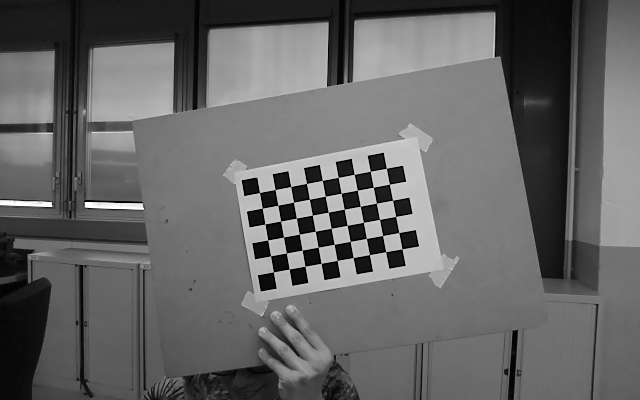
#> input picture 5_Programmation/oak-d/6_calibration/right/right_0.png, 640 x 400 px; its folder holds only this picture in this run
$ python calib.py
#> lines starting #> are read from the running program, lines starting #| are printed output that depends on the picture; long printed decimals are rounded
import numpy as np
import cv2
import glob

# termination criteria
criteria = (cv2.TERM_CRITERIA_EPS + cv2.TERM_CRITERIA_MAX_ITER, 30, 0.001)

# prepare object points, like (0,0,0), (1,0,0), (2,0,0) ....,(6,5,0)
objp = np.zeros((6*9,3), np.float32)
objp[:,:2] = np.mgrid[0:6,0:9].T.reshape(-1,2)

# Arrays to store object points and image points from all the images.
objpoints = [] # 3d point in real world space
imgpoints = [] # 2d points in image plane.

images = glob.glob('right/*.png')

for fname in images:
    img = cv2.imread(fname)
#> img is the input picture: shape (400, 640, 3); min 0, max 255, mean 100.7
    gray = cv2.cvtColor(img,cv2.COLOR_BGR2GRAY)
    # Find the chess board corners
    ret, corners = cv2.findChessboardCorners(gray, (6,9),None)
#> ret = True; corners = 54 rows, first 8: [273.5, 271.8], [270.6, 255.7], [267.6, 240], [265, 224], [262.4, 208.2], [259.5, 192.5], [289.2, 269.2], [286.5, 253]

    # If found, add object points, image points (after refining them)
    if ret == True:
        print("ok")
        objpoints.append(objp)

        corners2 = cv2.cornerSubPix(gray,corners,(11,11),(-1,-1),criteria)
#> corners2 = 54 rows, first 8: [273.4, 271.9], [270.5, 255.9], [267.7, 240], [264.9, 224], [262.3, 208.2], [259.5, 192.5], [289.2, 269.1], [286.3, 253]
        imgpoints.append(corners2)

        ret, mtx, dist, rvecs, tvecs = cv2.calibrateCamera(objpoints, imgpoints, gray.shape[::-1], None, None)
#> ret = 0.0474; mtx = [[373.4, 0, 324.2], [0, 373.4, 213.5], [0, 0, 1]]; dist = [[-0.0878, -0.939, 0.00399, -0.00144, 32.54]]; rvecs = ([-0.0804, 0.0168, -1.75],); tvecs = ([-3.14, 3.6, 23.02],)

        h, w = img.shape[:2]
#> h = 400; w = 640
        newcameramtx, roi = cv2.getOptimalNewCameraMatrix(mtx, dist, (w,h),1,(w,h))
#> newcameramtx = [[2424.6, 0, 327.5], [0, 589.9, 170.8], [0, 0, 1]]; roi = (276, 162, 108, 17)

        dst = cv2.undistort(img, mtx, dist, None, newcameramtx)
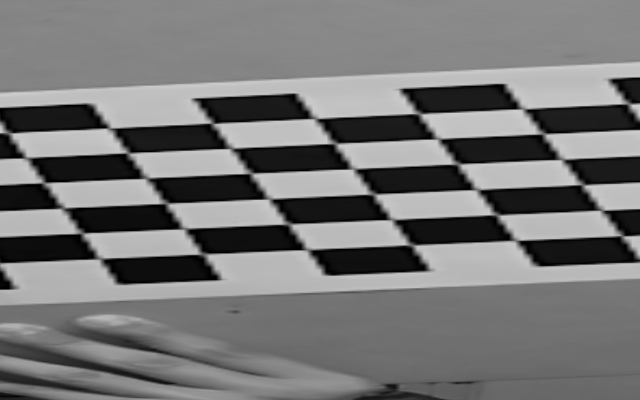
#> dst: shape (400, 640, 3); min 0, max 206, mean 118.1

        x,y,w,h = roi
#> x = 276; y = 162; w = 108; h = 17
        dst = dst[y:y+h, x:x+w]
        cv2.imwrite('result.png',dst)


        '''
        mapx, mapy = cv2.initUndistortRectifyMap(mtx, dist, None, newcameramtx, (w,h), 5)
        dst = cv2.remap(img,mapx, mapy, cv2.INTER_LINEAR)

        x,y,w,h = roi

        dst = dst[y:y+h, x:x+w]
        cv2.imwrite('result.png',dst)
        '''

        np.savez("calibration_output", ret = ret, mtx = mtx, dist=dist, rvecs = rvecs, tvecs = tvecs)
        tot_error = 0
        for i in range(len(objpoints)):
            imgpoints2 , _ = cv2.projectPoints(objpoints[i], rvecs[i], tvecs[i], mtx, dist)
            error = cv2.norm(imgpoints[i], imgpoints2, cv2.NORM_L2)/len(imgpoints2)
            tot_error += error
#> this loop made 1 pass
#> (error, tot_error) on pass 1: (0.00645, 0.00645)
#> after the loop, tot_error = 0.00645

        print("total error : ", tot_error/len(objpoints))
#| total error :  0.006449


cv2.destroyAllWindows()
